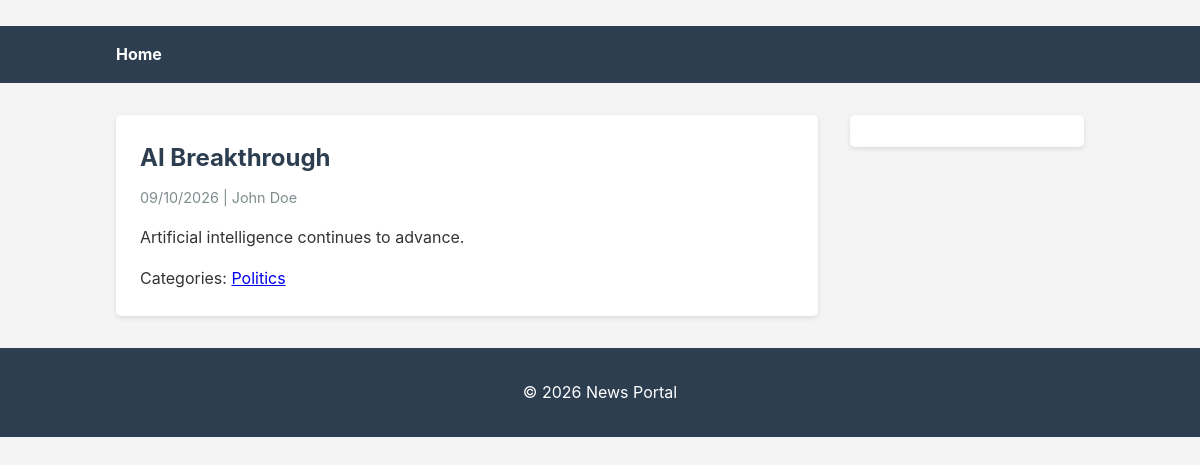
Before: /news/article/1/ with the older database file.
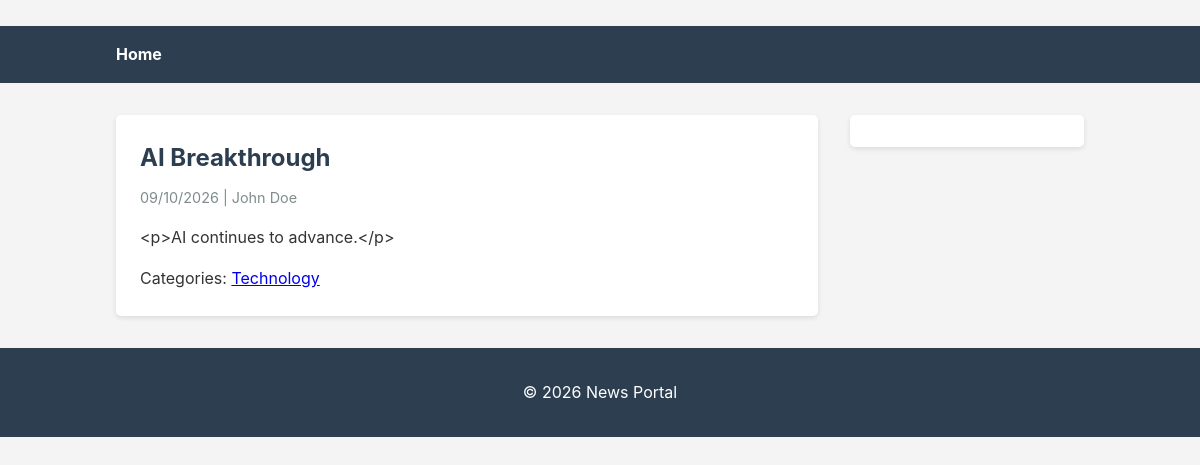
After: the same page with the newer database file.
### news/models.py (models this page shows, shortened)
class Article(models.Model):
    title = models.CharField(max_length=250)
    slug = models.SlugField(max_length=280, unique=True, blank=True)
    content = models.TextField()
    published_at = models.DateTimeField()
    image = models.ImageField(upload_to='articles/', blank=True, null=True)
    author = models.ForeignKey(Author, on_delete=models.CASCADE, related_name='articles')
    categories = models.ManyToManyField(Category, related_name='articles', blank=True)
    class Meta:
        ordering = ['-published_at']

class Category(models.Model):
    name = models.CharField(max_length=100)
    slug = models.SlugField(max_length=120, unique=True, blank=True)
    class Meta:
        ordering = ['name']
        verbose_name_plural = 'Categories'

class Author(models.Model):
    name = models.CharField(max_length=150)
    bio = models.TextField(blank=True)
    photo = models.ImageField(upload_to='authors/', blank=True, null=True)
    class Meta:
        ordering = ['name']

### news/views.py (the view)
# urls.py: path('article/<int:pk>/', views.article_detail, name='article_detail'),
def article_detail(request, pk):
    article = get_object_or_404(
        Article.objects.select_related('author').prefetch_related('categories'),
        pk=pk,
    )
    return render(request, 'news/article_detail.html', {'article': article})

### templates/news/article_detail.html (shortened to what this page needs)
﻿{% extends 'base.html' %}
{% load static %}
{% block content %}
    <article>
        <h1>{{ article.title }}</h1>
        <p class="meta">{{ article.published_at|date:"d/m/Y" }} | {{ article.author.name }}</p>
        <div class="article-content">{{ article.content }}</div>
        {% if article.categories.all %}
            <p>Categories:
                {% for category in article.categories.all %}
                    <a href="{% url 'news:category_detail' category.pk %}">{{ category.name }}</a>{% if not forloop.last %}, {% endif %}
                {% endfor %}
            </p>
        {% endif %}
    </article>
{% endblock %}

Changed rows visible on the page:
no longer on this page (row unchanged): Category: name "Politics"
changed Article "AI Breakthrough": content "Artificial intelligence continues to advance." → "<p>AI continues to advance.</p>"
now on this page (row edited): Category: name "Technology"
